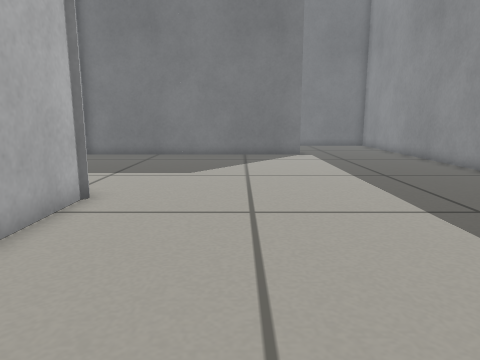
view 1 (above)

12 first-person views from a walk through a Gazebo world. The camera is 0.4 m above the floor, tilts 10° down and sees 70° across. The floor is counted in squares, 0.2 m on a side. Each view is taken from the middle of a square. On the plan, view 1 faces up. The plan holds only what a view shows up to about 18 squares ahead; the rest is blank.

view 2
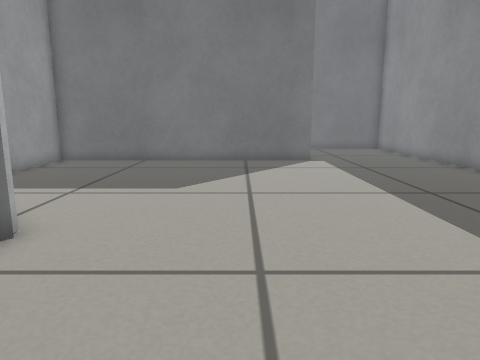

view 3
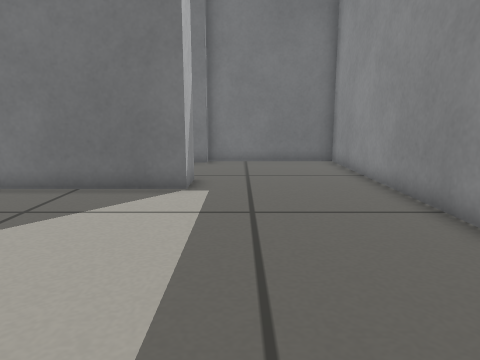

view 4
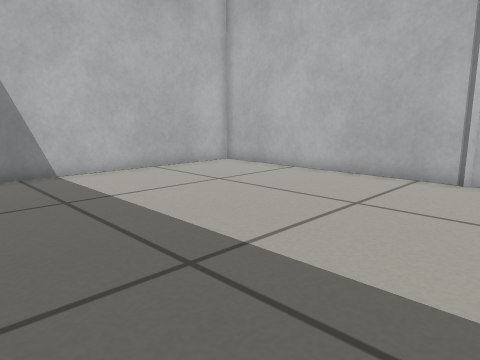

view 5
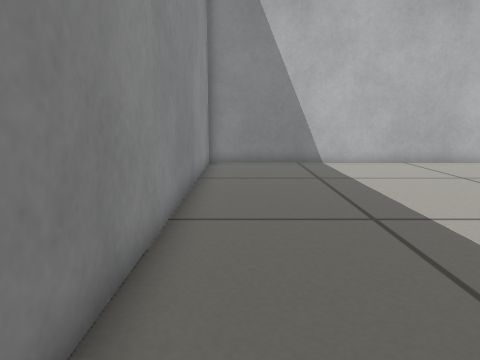

view 6
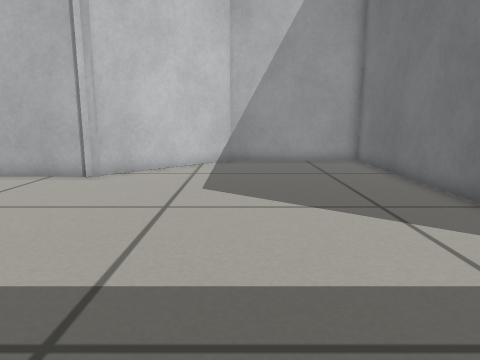

view 7
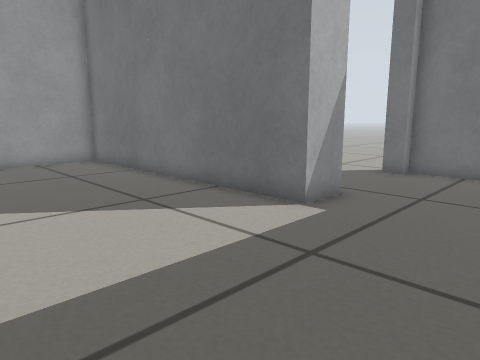

view 8
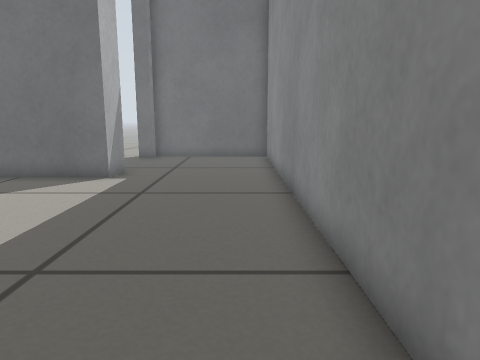

view 9
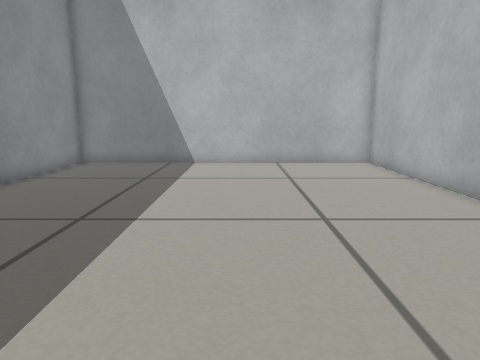

view 10
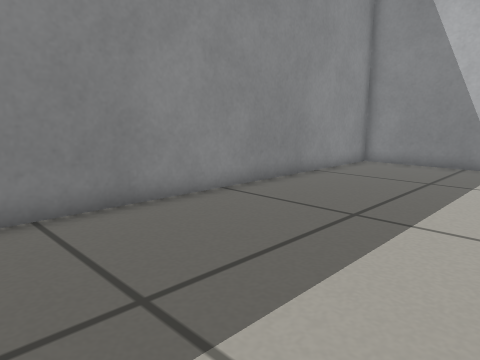

view 11
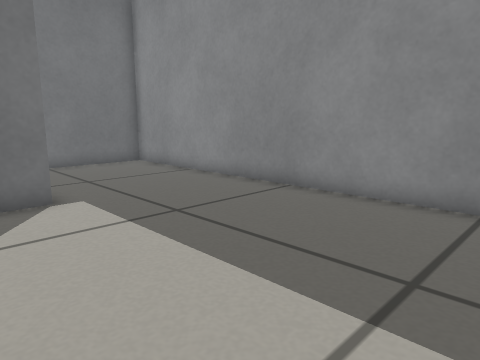

view 12
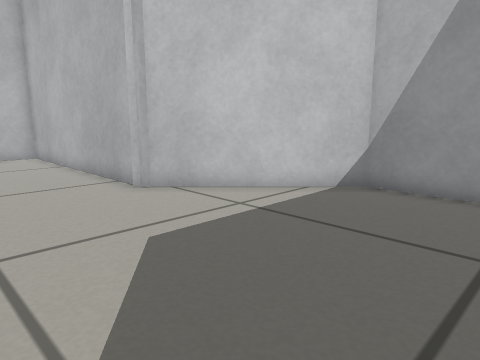

### Floor plan
Points are (right, up) in squares from view 1. A wall is a line through its corners. A room is listed if a view was taken in it or the views show most of it. See-through windows are left out.
Room 1 (views 1, 2, 3, 4, 5, 6, 7, 8, 9, 10, 11, 12)
walls: (-4, 8.5) (-4.1, -2) (9.5, -2) (9.5, 26.5) (3.5, 26.5) (3.5, 25.9); (3.5, 21.5) (3.5, 19.8) (-8.8, 19.8) (-8.8, 13.5) (-3.9, 8.6)
ways out: open door at (3, 24)

Positions as (right, up) in squares from view 1, and headings:
1: (0, 0), facing up
2: (0, 3), facing up
3: (5, 10), facing up
4: (8, 11), facing down-left
5: (8, 14), facing down
6: (8, 14), facing left
7: (8, 13), facing up-left
8: (8, 8), facing up
9: (2, 14), facing down
10: (2, 14), facing down-right
11: (1, 11), facing up-right
12: (1, 18), facing down-left
